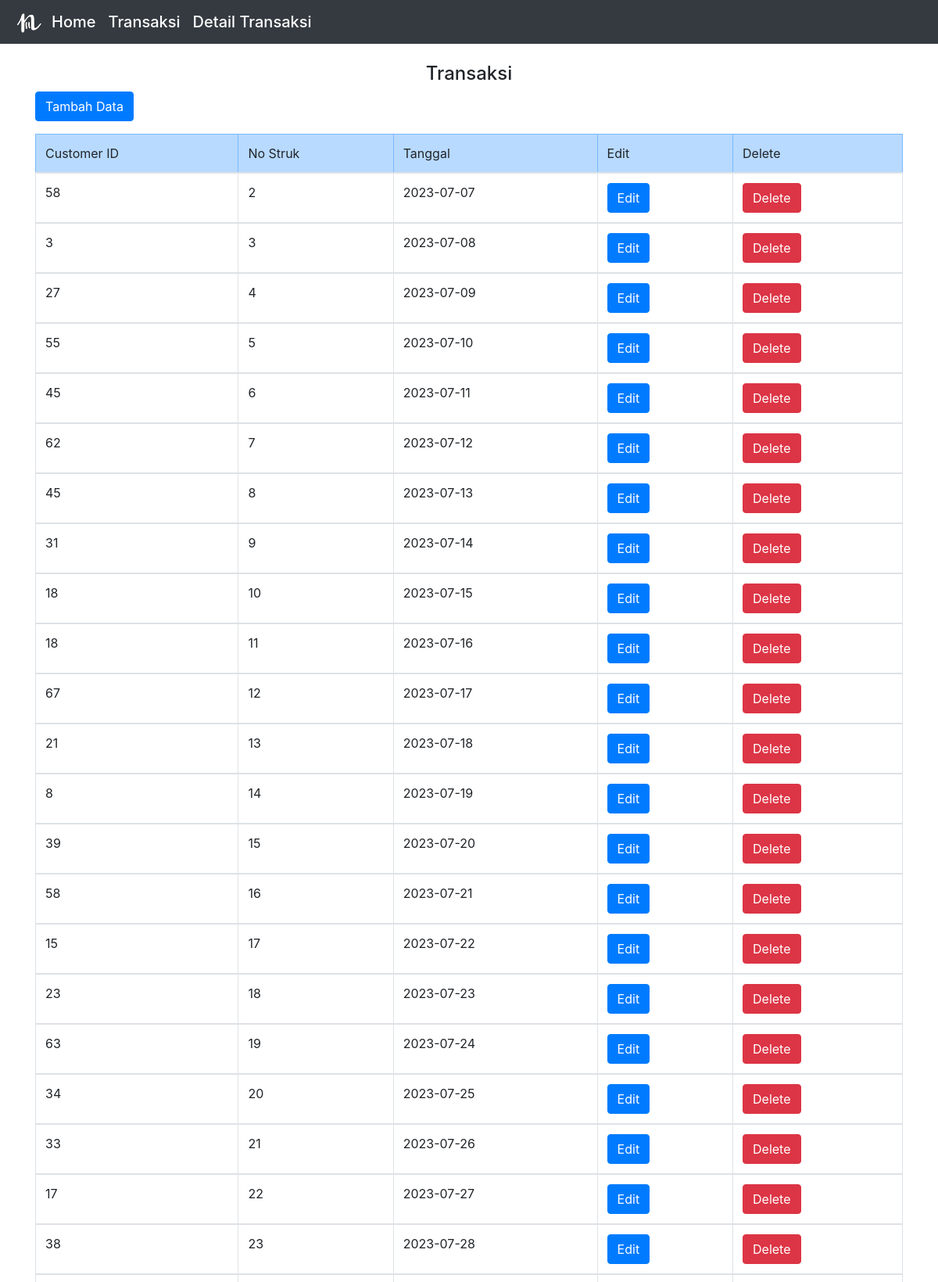
The app's page /indexpembayaran.php (upper part) with its own data.
### tables this page shows
CREATE TABLE `transaksi` (
  `customer_id` varchar(10) NOT NULL,
  `no_struk` int(11) NOT NULL,
  `tanggal` date NOT NULL
);

### indexpembayaran.php (the view, shortened to what this page needs)
<!DOCTYPE html>
<html>
<head>
<link rel="stylesheet" href="https://cdn.jsdelivr.net/npm/bootstrap@4.6.1/dist/css/bootstrap.min.css">
</head>
<body>
<nav class="navbar navbar-dark bg-dark">
    <div class="d-flex align-items-center">
        <a href="index.php">
            <img src="logo cok.png" alt="Logo" style="mix-blend-mode: lighten; width: 40px; height: auto; margin-right: 10px;">
        </a>
        <a href="index.php" class="navbar-brand mb-0 h1">Home</a>
        <a href="indexpembayaran.php" class="navbar-brand mb-0 h1">Transaksi</a>
        <a href="indextransaksi.php" class="navbar-brand mb-0 h1">Detail Transaksi</a>
    </div>
</nav>
<div class="container">
    <br>
    <h4><center>Transaksi</center></h4>
    <a href="createpembayaran.php" class="btn btn-primary" role="button">Tambah Data</a>
     <tr class="table-danger">
            <br>
        <thead>
        <tr>
       <table class="my-3 table table-bordered">
            <tr class="table-primary">
            <td> Customer ID </td>
            <td> No Struk </td>
            <td> Tanggal </td>
            <td> Edit </td>
            <td> Delete </td>
        </tr>
        </thead>
        <?php
        include "koneksi.php";
        $sql = "SELECT * FROM transaksi ORDER BY (tanggal)";
        $hasil=mysqli_query($kon,$sql);
        while ($data = mysqli_fetch_assoc($hasil)) {
            ?>
            <tbody>
            <tr>
                <td><?php echo $data['customer_id'] ?></td>
                <td><?php echo $data['no_struk'] ?></td>
                <td><?php echo $data['tanggal'] ?></td>
                <td><a href="updatepembayaran.php" class='btn btn-primary'>Edit</a></td>
                <td><a href='?no_strukk=<?php echo $data['no_struk']; ?>' class='btn btn-danger'>Delete</a></td>
            </tr>
            </tbody>
            <?php
        }
        ?>
</div>
</body>
</html>

### records on screen
transaksi: customer "58", no_struk "2", tanggal "2023-07-07"
transaksi: customer "3", no_struk "3", tanggal "2023-07-08"
transaksi: customer "27", no_struk "4", tanggal "2023-07-09"
transaksi: customer "55", no_struk "5", tanggal "2023-07-10"
transaksi: customer "45", no_struk "6", tanggal "2023-07-11"
transaksi: customer "62", no_struk "7", tanggal "2023-07-12"
transaksi: customer "45", no_struk "8", tanggal "2023-07-13"
transaksi: customer "31", no_struk "9", tanggal "2023-07-14"
transaksi: customer "18", no_struk "10", tanggal "2023-07-15"
transaksi: customer "18", no_struk "11", tanggal "2023-07-16"
transaksi: customer "67", no_struk "12", tanggal "2023-07-17"
transaksi: customer "21", no_struk "13", tanggal "2023-07-18"
transaksi: customer "8", no_struk "14", tanggal "2023-07-19"
transaksi: customer "39", no_struk "15", tanggal "2023-07-20"
transaksi: customer "58", no_struk "16", tanggal "2023-07-21"
transaksi: customer "15", no_struk "17", tanggal "2023-07-22"
transaksi: customer "23", no_struk "18", tanggal "2023-07-23"
transaksi: customer "63", no_struk "19", tanggal "2023-07-24"
transaksi: customer "34", no_struk "20", tanggal "2023-07-25"
transaksi: customer "33", no_struk "21", tanggal "2023-07-26"
transaksi: customer "17", no_struk "22", tanggal "2023-07-27"
transaksi: customer "38", no_struk "23", tanggal "2023-07-28"
